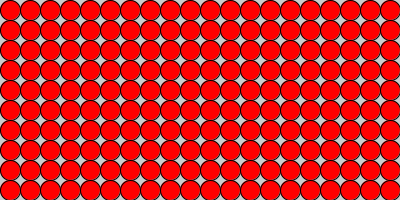
Frame 1 (no input)
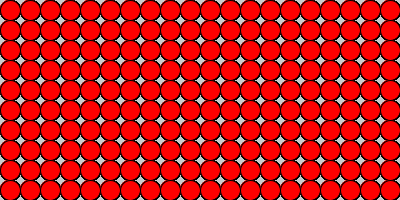
Frame 60 (the mouse pressed at the canvas centre just before this capture)
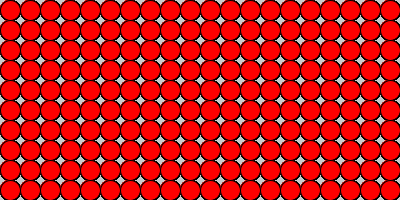
Frame 120 (the mouse held since frame 60 and released just before this capture)

The Processing sketch that drew these frames (run headless with seeded random() and noise(); from frame 60 on, the mouse is pressed at the canvas centre):

// Processing sketch: processing_89821
// ── processing_89821.pde

int x,y;
int shapeSize=20;

void setup(){
  size(400,200);
}

void draw(){
  for(int i=0;i<20;i++)
    for(int j=0;j<10;j++)
    {
      x=(i*shapeSize)+shapeSize/2;
      y=(j*shapeSize)+shapeSize/2;
      if(mouseX<=200&&mouseY<=100)
      fill(255,0,0);
      else if(mouseX<=200&&mouseY>100)
      fill(0,255,0);
      else if(mouseX>200&&mouseY<=100)
      fill(0,0,255);
      else
      fill(255,255,0);
      ellipse(x,y,20,20);
    }
}
